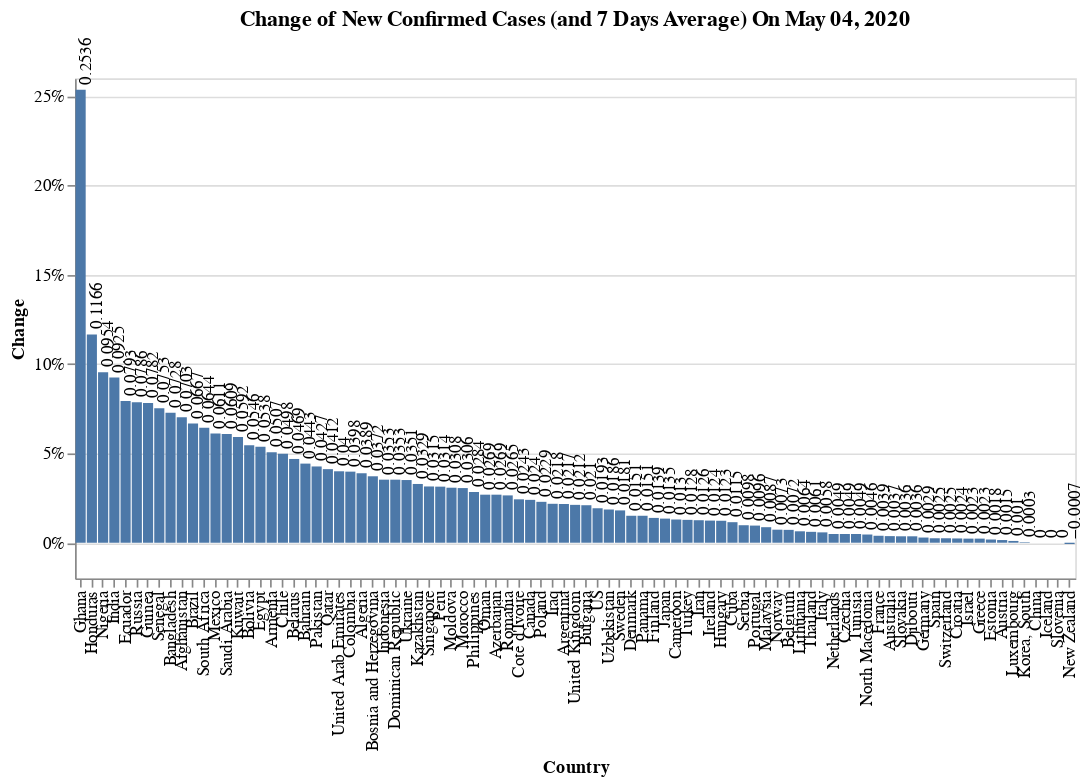

The notebook cell this image was saved under:
### Code cell
#hide_input
_data = df_summary_confirmed[df_summary_confirmed['Total'] > 1000].reset_index()

_new_bar = alt.Chart().mark_bar().encode(
    alt.X('Country:N', sort='-y'),
    alt.Y('Change:Q', axis=alt.Axis(format='%')),
    tooltip = list(df_summary_confirmed)
)

_mean_bar = alt.Chart().mark_tick(color='red').encode(
    alt.X('Country:N'),# axis=alt.Axis(labels=False, ticks=False)),
    alt.Y('Change_Mean_7D:Q',axis=alt.Axis(format='%')),
    tooltip = list(df_summary_confirmed)
)

_new_text = _new_bar.mark_text(
    size=10,
    angle=270,
    align='left',
    baseline='middle', 
    dy=3,
    dx=3  # Nudges text to right so it doesn't appear on top of the bar
).encode(
    text='Change:Q'
)

alt.layer(_new_bar + _new_text, data=_data).properties(
  title = f'Change of New Confirmed Cases (and 7 Days Average) On {s_date_latest}',
  width= 600
)#.resolve_scale(x='independent')

#alt.layer(_mean_bar, data=_data)

### Figure 1 — Vega-Lite specification as saved in the notebook (floating-point values rounded to 4 significant figures)
{"config": {"view": {"continuousWidth": 400, "continuousHeight": 300}}, "layer": [{"layer": [{"mark": "bar", "encoding": {"tooltip": [{"type": "quantitative", "field": "Total"}, {"type": "quantitative", "field": "New"}, {"type": "quantitative", "field": "New_Mean_7D"}, {"type": "quantitative", "field": "Change"}, {"type": "quantitative", "field": "Change_Mean_7D"}, {"type": "quantitative", "field": "Trending"}, {"type": "quantitative", "field": "Weight"}], "x": {"type": "nominal", "field": "Country", "sort": "-y"}, "y": {"type": "quantitative", "axis": {"format": "%"}, "field": "Change"}}}, {"mark": {"type": "text", "align": "left", "angle": 270, "baseline": "middle", "dx": 3, "dy": 3, "size": 10}, "encoding": {"text": {"type": "quantitative", "field": "Change"}, "tooltip": [{"type": "quantitative", "field": "Total"}, {"type": "quantitative", "field": "New"}, {"type": "quantitative", "field": "New_Mean_7D"}, {"type": "quantitative", "field": "Change"}, {"type": "quantitative", "field": "Change_Mean_7D"}, {"type": "quantitative", "field": "Trending"}, {"type": "quantitative", "field": "Weight"}], "x": {"type": "nominal", "field": "Country", "sort": "-y"}, "y": {"type": "quantitative", "axis": {"format": "%"}, "field": "Change"}}}]}], "data": {"name": "data-31ea276c4aa59de024bd602e1e6c8a9c"}, "title": "Change of New Confirmed Cases (and 7 Days Average) On May 04, 2020", "width": 600, "$schema": "https://vega.github.io/schema/vega-lite/v4.8.1.json", "datasets": {"data-31ea276c4aa59de024bd602e1e6c8a9c": [{"Country": "US", "Total": 1180375, "New": 22340.0, "New_Mean_7D": 27450.0, "Change": 0.0193, "Change_Mean_7D": 0.0257, "Trending": -0.0064, "Weight": 0.2926}, {"Country": "Russia", "Total": 145268, "New": 10580.0, "New_Mean_7D": 8303.0, "Change": 0.0786, "Change_Mean_7D": 0.0758, "Trending": 0.0028, "Weight": 0.1386}, {"Country": "Brazil", "Total": 108620, "New": 6794.0, "New_Mean_7D": 5882.0, "Change": 0.0667, "Change_Mean_7D": 0.0706, "Trending": -0.0039, "Weight": 0.089}, {"Country": "United Kingdom", "Total": 191832, "New": 3990.0, "New_Mean_7D": 4783.0, "Change": 0.0212, "Change_Mean_7D": 0.0278, "Trending": -0.0066, "Weight": 0.0523}, {"Country": "India", "Total": 46437, "New": 3932.0, "New_Mean_7D": 2427.0, "Change": 0.0925, "Change_Mean_7D": 0.0673, "Trending": 0.0252, "Weight": 0.0515}, {"Country": "Ecuador", "Total": 31881, "New": 2343.0, "New_Mean_7D": 1234.0, "Change": 0.0793, "Change_Mean_7D": 0.0465, "Trending": 0.0328, "Weight": 0.0307}, {"Country": "Saudi Arabia", "Total": 28656, "New": 1645.0, "New_Mean_7D": 1406.0, "Change": 0.0609, "Change_Mean_7D": 0.062, "Trending": -0.0011, "Weight": 0.0216}, {"Country": "Turkey", "Total": 127659, "New": 1614.0, "New_Mean_7D": 2200.0, "Change": 0.0128, "Change_Mean_7D": 0.0185, "Trending": -0.0057, "Weight": 0.0211}, {"Country": "Canada", "Total": 61957, "New": 1453.0, "New_Mean_7D": 1763.0, "Change": 0.024, "Change_Mean_7D": 0.0323, "Trending": -0.0082, "Weight": 0.019}, {"Country": "Peru", "Total": 47372, "New": 1444.0, "New_Mean_7D": 2668.0, "Change": 0.0314, "Change_Mean_7D": 0.0744, "Trending": -0.043, "Weight": 0.0189}, {"Country": "Mexico", "Total": 24905, "New": 1434.0, "New_Mean_7D": 1339.0, "Change": 0.0611, "Change_Mean_7D": 0.0698, "Trending": -0.0087, "Weight": 0.0188}, {"Country": "Iran", "Total": 98647, "New": 1223.0, "New_Mean_7D": 1025.0, "Change": 0.0126, "Change_Mean_7D": 0.0108, "Trending": 0.0017, "Weight": 0.016}, {"Country": "Italy", "Total": 211938, "New": 1221.0, "New_Mean_7D": 1789.0, "Change": 0.0058, "Change_Mean_7D": 0.0087, "Trending": -0.0029, "Weight": 0.016}, {"Country": "Chile", "Total": 20643, "New": 980.0, "New_Mean_7D": 976.0, "Change": 0.0498, "Change_Mean_7D": 0.0592, "Trending": -0.0094, "Weight": 0.0128}, {"Country": "Pakistan", "Total": 20941, "New": 857.0, "New_Mean_7D": 1004.0, "Change": 0.0427, "Change_Mean_7D": 0.0602, "Trending": -0.0175, "Weight": 0.0112}, {"Country": "Belarus", "Total": 17489, "New": 784.0, "New_Mean_7D": 886.0, "Change": 0.0469, "Change_Mean_7D": 0.0646, "Trending": -0.0177, "Weight": 0.0103}, {"Country": "Bangladesh", "Total": 10143, "New": 688.0, "New_Mean_7D": 604.0, "Change": 0.0728, "Change_Mean_7D": 0.0802, "Trending": -0.0074, "Weight": 0.009}, {"Country": "France", "Total": 169583, "New": 658.0, "New_Mean_7D": 517.0, "Change": 0.0039, "Change_Mean_7D": 0.0031, "Trending": 0.0008, "Weight": 0.0086}, {"Country": "Qatar", "Total": 16191, "New": 640.0, "New_Mean_7D": 707.0, "Change": 0.0412, "Change_Mean_7D": 0.0535, "Trending": -0.0123, "Weight": 0.0084}, {"Country": "Singapore", "Total": 18778, "New": 573.0, "New_Mean_7D": 622.0, "Change": 0.0315, "Change_Mean_7D": 0.0385, "Trending": -0.007, "Weight": 0.0075}, {"Country": "United Arab Emirates", "Total": 14730, "New": 567.0, "New_Mean_7D": 556.0, "Change": 0.04, "Change_Mean_7D": 0.0448, "Trending": -0.0048, "Weight": 0.0074}, {"Country": "Ghana", "Total": 2719, "New": 550.0, "New_Mean_7D": 167.0, "Change": 0.2536, "Change_Mean_7D": 0.0884, "Trending": 0.1652, "Weight": 0.0072}, {"Country": "Spain", "Total": 218011, "New": 545.0, "New_Mean_7D": 1221.0, "Change": 0.0025, "Change_Mean_7D": 0.0057, "Trending": -0.0032, "Weight": 0.0071}, {"Country": "Germany", "Total": 166152, "New": 488.0, "New_Mean_7D": 1056.0, "Change": 0.0029, "Change_Mean_7D": 0.0065, "Trending": -0.0036, "Weight": 0.0064}, {"Country": "South Africa", "Total": 7220, "New": 437.0, "New_Mean_7D": 347.0, "Change": 0.0644, "Change_Mean_7D": 0.0603, "Trending": 0.0041, "Weight": 0.0057}, {"Country": "Ukraine", "Total": 12331, "New": 418.0, "New_Mean_7D": 475.0, "Change": 0.0351, "Change_Mean_7D": 0.0459, "Trending": -0.0108, "Weight": 0.0055}, {"Country": "Sweden", "Total": 22721, "New": 404.0, "New_Mean_7D": 542.0, "Change": 0.0181, "Change_Mean_7D": 0.0265, "Trending": -0.0084, "Weight": 0.0053}, {"Country": "Indonesia", "Total": 11587, "New": 395.0, "New_Mean_7D": 356.0, "Change": 0.0353, "Change_Mean_7D": 0.0352, "Trending": 0.0001, "Weight": 0.0052}, {"Country": "Belgium", "Total": 50267, "New": 361.0, "New_Mean_7D": 511.0, "Change": 0.0072, "Change_Mean_7D": 0.0106, "Trending": -0.0034, "Weight": 0.0047}, {"Country": "Romania", "Total": 13512, "New": 349.0, "New_Mean_7D": 310.0, "Change": 0.0265, "Change_Mean_7D": 0.0254, "Trending": 0.0011, "Weight": 0.0046}, {"Country": "Egypt", "Total": 6813, "New": 348.0, "New_Mean_7D": 290.0, "Change": 0.0538, "Change_Mean_7D": 0.0519, "Trending": 0.0019, "Weight": 0.0046}, {"Country": "Poland", "Total": 14006, "New": 313.0, "New_Mean_7D": 301.0, "Change": 0.0229, "Change_Mean_7D": 0.0235, "Trending": -0.0007, "Weight": 0.0041}, {"Country": "Colombia", "Total": 7973, "New": 305.0, "New_Mean_7D": 339.0, "Change": 0.0398, "Change_Mean_7D": 0.0519, "Trending": -0.0121, "Weight": 0.004}, {"Country": "Kuwait", "Total": 5278, "New": 295.0, "New_Mean_7D": 284.0, "Change": 0.0592, "Change_Mean_7D": 0.0701, "Trending": -0.0109, "Weight": 0.0039}, {"Country": "Dominican Republic", "Total": 8235, "New": 281.0, "New_Mean_7D": 277.0, "Change": 0.0353, "Change_Mean_7D": 0.0392, "Trending": -0.0039, "Weight": 0.0037}, {"Country": "Ireland", "Total": 21772, "New": 266.0, "New_Mean_7D": 303.0, "Change": 0.0124, "Change_Mean_7D": 0.0148, "Trending": -0.0024, "Weight": 0.0035}, {"Country": "Philippines", "Total": 9485, "New": 262.0, "New_Mean_7D": 244.0, "Change": 0.0284, "Change_Mean_7D": 0.0288, "Trending": -0.0004, "Weight": 0.0034}, {"Country": "Nigeria", "Total": 2802, "New": 244.0, "New_Mean_7D": 209.0, "Change": 0.0954, "Change_Mean_7D": 0.1117, "Trending": -0.0163, "Weight": 0.0032}, {"Country": "Portugal", "Total": 25524, "New": 242.0, "New_Mean_7D": 214.0, "Change": 0.0096, "Change_Mean_7D": 0.0087, "Trending": 0.0009, "Weight": 0.0032}, {"Country": "Japan", "Total": 15078, "New": 201.0, "New_Mean_7D": 132.0, "Change": 0.0135, "Change_Mean_7D": 0.0092, "Trending": 0.0043, "Weight": 0.0026}, {"Country": "Netherlands", "Total": 40968, "New": 199.0, "New_Mean_7D": 361.0, "Change": 0.0049, "Change_Mean_7D": 0.0091, "Trending": -0.0043, "Weight": 0.0026}, {"Country": "Afghanistan", "Total": 2894, "New": 190.0, "New_Mean_7D": 170.0, "Change": 0.0703, "Change_Mean_7D": 0.0789, "Trending": -0.0086, "Weight": 0.0025}, {"Country": "Algeria", "Total": 4648, "New": 174.0, "New_Mean_7D": 162.0, "Change": 0.0389, "Change_Mean_7D": 0.0407, "Trending": -0.0018, "Weight": 0.0023}, {"Country": "Morocco", "Total": 5053, "New": 150.0, "New_Mean_7D": 133.0, "Change": 0.0306, "Change_Mean_7D": 0.0296, "Trending": 0.001, "Weight": 0.002}, {"Country": "Bahrain", "Total": 3533, "New": 150.0, "New_Mean_7D": 116.0, "Change": 0.0443, "Change_Mean_7D": 0.0379, "Trending": 0.0064, "Weight": 0.002}, {"Country": "Denmark", "Total": 9868, "New": 147.0, "New_Mean_7D": 139.0, "Change": 0.0151, "Change_Mean_7D": 0.0149, "Trending": 0.0002, "Weight": 0.0019}, {"Country": "Kazakhstan", "Total": 4049, "New": 129.0, "New_Mean_7D": 173.0, "Change": 0.0329, "Change_Mean_7D": 0.0525, "Trending": -0.0196, "Weight": 0.0017}, {"Country": "Moldova", "Total": 4248, "New": 127.0, "New_Mean_7D": 110.0, "Change": 0.0308, "Change_Mean_7D": 0.0289, "Trending": 0.0019, "Weight": 0.0017}, {"Country": "Guinea", "Total": 1710, "New": 124.0, "New_Mean_7D": 78.0, "Change": 0.0782, "Change_Mean_7D": 0.0572, "Trending": 0.021, "Weight": 0.0016}, {"Country": "Honduras", "Total": 1178, "New": 123.0, "New_Mean_7D": 74.0, "Change": 0.1166, "Change_Mean_7D": 0.0883, "Trending": 0.0283, "Weight": 0.0016}, {"Country": "Armenia", "Total": 2507, "New": 121.0, "New_Mean_7D": 100.0, "Change": 0.0507, "Change_Mean_7D": 0.0479, "Trending": 0.0028, "Weight": 0.0016}, {"Country": "Panama", "Total": 7197, "New": 107.0, "New_Mean_7D": 168.0, "Change": 0.0151, "Change_Mean_7D": 0.0261, "Trending": -0.011, "Weight": 0.0014}, {"Country": "Argentina", "Total": 4887, "New": 104.0, "New_Mean_7D": 126.0, "Change": 0.0217, "Change_Mean_7D": 0.0289, "Trending": -0.0072, "Weight": 0.0014}, {"Country": "Serbia", "Total": 9557, "New": 93.0, "New_Mean_7D": 183.0, "Change": 0.0098, "Change_Mean_7D": 0.0209, "Trending": -0.011, "Weight": 0.0012}, {"Country": "Senegal", "Total": 1271, "New": 89.0, "New_Mean_7D": 76.0, "Change": 0.0753, "Change_Mean_7D": 0.0814, "Trending": -0.0061, "Weight": 0.0012}, {"Country": "Bolivia", "Total": 1681, "New": 87.0, "New_Mean_7D": 95.0, "Change": 0.0546, "Change_Mean_7D": 0.0791, "Trending": -0.0245, "Weight": 0.0011}, {"Country": "Switzerland", "Total": 29981, "New": 76.0, "New_Mean_7D": 117.0, "Change": 0.0025, "Change_Mean_7D": 0.004, "Trending": -0.0014, "Weight": 0.001}, {"Country": "Finland", "Total": 5327, "New": 73.0, "New_Mean_7D": 90.0, "Change": 0.0139, "Change_Mean_7D": 0.0182, "Trending": -0.0043, "Weight": 0.001}, {"Country": "Oman", "Total": 2637, "New": 69.0, "New_Mean_7D": 84.0, "Change": 0.0269, "Change_Mean_7D": 0.0368, "Trending": -0.0099, "Weight": 0.0009}, {"Country": "Bosnia and Herzegovina", "Total": 1926, "New": 69.0, "New_Mean_7D": 52.0, "Change": 0.0372, "Change_Mean_7D": 0.0302, "Trending": 0.0069, "Weight": 0.0009}, {"Country": "Norway", "Total": 7904, "New": 57.0, "New_Mean_7D": 44.0, "Change": 0.0073, "Change_Mean_7D": 0.0056, "Trending": 0.0016, "Weight": 0.0007}, {"Country": "Malaysia", "Total": 6353, "New": 55.0, "New_Mean_7D": 76.0, "Change": 0.0087, "Change_Mean_7D": 0.0126, "Trending": -0.0039, "Weight": 0.0007}, {"Country": "Azerbaijan", "Total": 1984, "New": 52.0, "New_Mean_7D": 44.0, "Change": 0.0269, "Change_Mean_7D": 0.0242, "Trending": 0.0027, "Weight": 0.0007}, {"Country": "Iraq", "Total": 2346, "New": 50.0, "New_Mean_7D": 71.0, "Change": 0.0218, "Change_Mean_7D": 0.0348, "Trending": -0.013, "Weight": 0.0007}, {"Country": "Uzbekistan", "Total": 2189, "New": 40.0, "New_Mean_7D": 41.0, "Change": 0.0186, "Change_Mean_7D": 0.0201, "Trending": -0.0015, "Weight": 0.0005}, {"Country": "Israel", "Total": 16246, "New": 38.0, "New_Mean_7D": 99.0, "Change": 0.0023, "Change_Mean_7D": 0.0062, "Trending": -0.0039, "Weight": 0.0005}, {"Country": "Czechia", "Total": 7819, "New": 38.0, "New_Mean_7D": 53.0, "Change": 0.0049, "Change_Mean_7D": 0.007, "Trending": -0.0021, "Weight": 0.0005}, {"Country": "Hungary", "Total": 3035, "New": 37.0, "New_Mean_7D": 65.0, "Change": 0.0123, "Change_Mean_7D": 0.0233, "Trending": -0.011, "Weight": 0.0005}, {"Country": "Bulgaria", "Total": 1652, "New": 34.0, "New_Mean_7D": 41.0, "Change": 0.021, "Change_Mean_7D": 0.0279, "Trending": -0.0069, "Weight": 0.0004}, {"Country": "Cote d'Ivoire", "Total": 1432, "New": 34.0, "New_Mean_7D": 38.0, "Change": 0.0243, "Change_Mean_7D": 0.0301, "Trending": -0.0058, "Weight": 0.0004}, {"Country": "Cameroon", "Total": 2104, "New": 27.0, "New_Mean_7D": 57.0, "Change": 0.013, "Change_Mean_7D": 0.0316, "Trending": -0.0186, "Weight": 0.0004}, {"Country": "Australia", "Total": 6847, "New": 25.0, "New_Mean_7D": 18.0, "Change": 0.0037, "Change_Mean_7D": 0.0027, "Trending": 0.001, "Weight": 0.0003}, {"Country": "Austria", "Total": 15621, "New": 24.0, "New_Mean_7D": 50.0, "Change": 0.0015, "Change_Mean_7D": 0.0032, "Trending": -0.0017, "Weight": 0.0003}, {"Country": "Cuba", "Total": 1668, "New": 19.0, "New_Mean_7D": 40.0, "Change": 0.0115, "Change_Mean_7D": 0.0266, "Trending": -0.015, "Weight": 0.0002}, {"Country": "Thailand", "Total": 2987, "New": 18.0, "New_Mean_7D": 8.0, "Change": 0.0061, "Change_Mean_7D": 0.0027, "Trending": 0.0034, "Weight": 0.0002}, {"Country": "Lithuania", "Total": 1419, "New": 9.0, "New_Mean_7D": -4.0, "Change": 0.0064, "Change_Mean_7D": -0.0025, "Trending": 0.0089, "Weight": 0.0001}, {"Country": "North Macedonia", "Total": 1518, "New": 7.0, "New_Mean_7D": 17.0, "Change": 0.0046, "Change_Mean_7D": 0.0117, "Trending": -0.0071, "Weight": 0.0001}, {"Country": "Greece", "Total": 2632, "New": 6.0, "New_Mean_7D": 14.0, "Change": 0.0023, "Change_Mean_7D": 0.0054, "Trending": -0.0032, "Weight": 0.0001}, {"Country": "Croatia", "Total": 2101, "New": 5.0, "New_Mean_7D": 9.0, "Change": 0.0024, "Change_Mean_7D": 0.0043, "Trending": -0.0019, "Weight": 0.0001}, {"Country": "Slovakia", "Total": 1413, "New": 5.0, "New_Mean_7D": 5.0, "Change": 0.0036, "Change_Mean_7D": 0.0033, "Trending": 0.0003, "Weight": 0.0001}, {"Country": "Tunisia", "Total": 1018, "New": 5.0, "New_Mean_7D": 7.0, "Change": 0.0049, "Change_Mean_7D": 0.0074, "Trending": -0.0024, "Weight": 0.0001}, {"Country": "Luxembourg", "Total": 3828, "New": 4.0, "New_Mean_7D": 14.0, "Change": 0.001, "Change_Mean_7D": 0.0038, "Trending": -0.0027, "Weight": 0.0001}, {"Country": "Djibouti", "Total": 1116, "New": 4.0, "New_Mean_7D": 12.0, "Change": 0.0036, "Change_Mean_7D": 0.0109, "Trending": -0.0073, "Weight": 0.0001}, {"Country": "Korea, South", "Total": 10804, "New": 3.0, "New_Mean_7D": 7.0, "Change": 0.0003, "Change_Mean_7D": 0.0007, "Trending": -0.0004, "Weight": 0.0}, {"Country": "Estonia", "Total": 1703, "New": 3.0, "New_Mean_7D": 8.0, "Change": 0.0018, "Change_Mean_7D": 0.0048, "Trending": -0.003, "Weight": 0.0}, {"Country": "China", "Total": 83966, "New": 2.0, "New_Mean_7D": 7.0, "Change": 0.0, "Change_Mean_7D": 0.0001, "Trending": -0.0001, "Weight": 0.0}, {"Country": "Iceland", "Total": 1799, "New": 0.0, "New_Mean_7D": 1.0, "Change": 0.0, "Change_Mean_7D": 0.0006, "Trending": -0.0006, "Weight": 0.0}, {"Country": "Slovenia", "Total": 1439, "New": 0.0, "New_Mean_7D": 5.0, "Change": 0.0, "Change_Mean_7D": 0.0037, "Trending": -0.0037, "Weight": 0.0}, {"Country": "New Zealand", "Total": 1486, "New": -1.0, "New_Mean_7D": 2.0, "Change": -0.0007, "Change_Mean_7D": 0.0014, "Trending": -0.002, "Weight": -0.0}]}}
